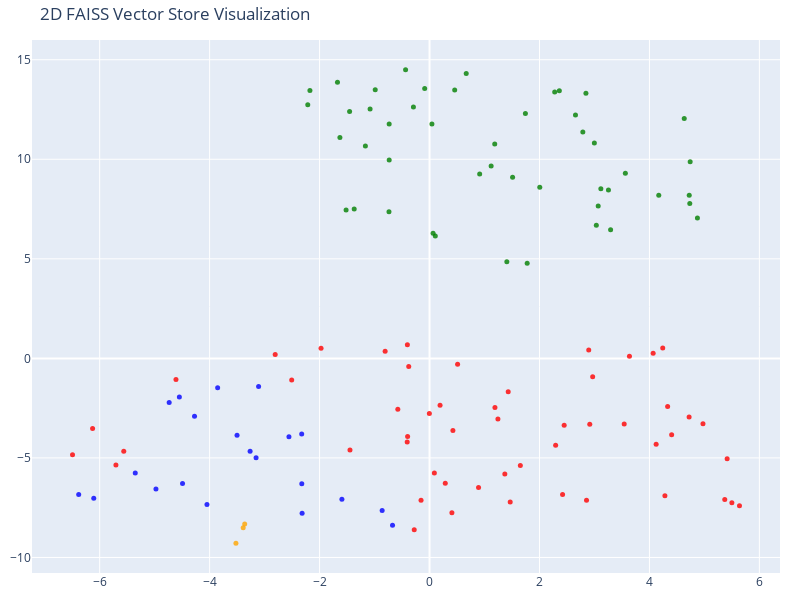

Source (notebook cell):
### Code cell
tsne = TSNE(n_components=2, random_state=42)
reduced_vectors = tsne.fit_transform(vectors)
fig = go.Figure(data=[go.Scatter(
    x=reduced_vectors[:, 0],
    y=reduced_vectors[:, 1],
    mode='markers',
    marker=dict(size=5, color=colors, opacity=0.8),
    text=[f"Type: {t}<br>Text: {d[:100]}..." for t, d in zip(doc_types, documents)],
    hoverinfo='text'
)])

fig.update_layout(
    title='2D FAISS Vector Store Visualization',
    scene=dict(xaxis_title='x',yaxis_title='y'),
    width=800,
    height=600,
    margin=dict(r=20, b=10, l=10, t=40)
)

fig.show()

### Figure 1 — Plotly figure (JSON) as saved in the notebook; plotly's stock layout.template omitted (floating-point values rounded to 4 significant figures)
{"data": [{"hoverinfo": "text", "marker": {"color": ["orange", "orange", "orange", "red", "red", "red", "red", "red", "red", "red", "red", "red", "red", "red", "red", "red", "red", "red", "red", "red", "red", "red", "red", "red", "red", "red", "red", "red", "red", "red", "red", "red", "red", "red", "red", "red", "red", "red", "red", "red", "red", "red", "red", "red", "red", "red", "red", "red", "red", "red", "red", "red", "red", "red", "red", "green", "green", "green", "green", "green", "green", "green", "green", "green", "green", "green", "green", "green", "green", "green", "green", "green", "green", "green", "green", "green", "green", "green", "green", "green", "green", "green", "green", "green", "green", "green", "green", "green", "green", "green", "green", "green", "green", "green", "green", "green", "green", "green", "green", "green", "green", "green", "blue", "blue", "blue", "blue", "blue", "blue", "blue", "blue", "blue", "blue", "blue", "blue", "blue", "blue", "blue", "blue", "blue", "blue", "blue", "blue", "blue"], "opacity": 0.8, "size": 5}, "mode": "markers", "text": ["Type: company<br>Text: # About Insurellm\n\nInsurellm was founded by Avery Lancaster in 2015 as an insurance tech startup des...", "Type: company<br>Text: # Careers at Insurellm\n\nInsurellm is hiring! We are looking for talented software engineers, data sc...", "Type: company<br>Text: # Overview of Insurellm\n\nInsurellm is an innovative insurance tech firm with 200 employees across th...", "Type: contracts<br>Text: # Contract with Apex Reinsurance for Rellm: AI-Powered Enterprise Reinsurance Solution\n\n## Terms\n\n1....", "Type: contracts<br>Text: ## Renewal\n\n1. **Automatic Renewal**: This Agreement will automatically renew for successive one-yea...", "Type: contracts<br>Text: 2. **Seamless Integrations**: The architecture of Rellm allows for easy integration with existing sy...", "Type: contracts<br>Text: 1. **Technical Support**: Provider shall offer dedicated technical support to the Client via phone, ...", "Type: contracts<br>Text: **Insurellm, Inc.**  \n_____________________________  \nAuthorized Signature   \nDate: ________________...", "Type: contracts<br>Text: # Contract with Belvedere Insurance for Markellm\n\n## Terms\nThis Contract (\"Agreement\") is made and e...", "Type: contracts<br>Text: ## Renewal\n1. **Renewal Terms**: This Agreement may be renewed for additional one-year terms upon mu...", "Type: contracts<br>Text: ## Features\n1. **AI-Powered Matching**: Belvedere Insurance will benefit from Markellm's AI-powered ...", "Type: contracts<br>Text: ## Support\n1. **Technical Support**: Technical support will be available from 9 AM to 7 PM EST, Mond...", "Type: contracts<br>Text: **Belvedere Insurance**  \nSignature: ______________________  \nName: [Authorized Signatory]  \nTitle: ...", "Type: contracts<br>Text: # Contract with BrightWay Solutions for Markellm\n\n**Contract Date:** October 5, 2023  \n**Contract ID...", "Type: contracts<br>Text: 3. **Service Level Agreement (SLA):**  \n   Insurellm commits to a 99.9% uptime for the platform with...", "Type: contracts<br>Text: 2. **Real-Time Quote Availability:**  \n   Consumers sourced via BrightWay Solutions will receive rea...", "Type: contracts<br>Text: 3. **Training and Onboarding:**  \n   Insurellm agrees to provide one free training session on how to...", "Type: contracts<br>Text: # Contract with EverGuard Insurance for Rellm: AI-Powered Enterprise Reinsurance Solution\n\n**Contrac...", "Type: contracts<br>Text: 4. **Usage Rights**: EverGuard Insurance is granted a non-exclusive, non-transferable license to acc...", "Type: contracts<br>Text: 1. **Core Functionality**: Rellm provides EverGuard Insurance with advanced AI-driven analytics, sea...", "Type: contracts<br>Text: 1. **Customer Support**: Insurellm will provide EverGuard Insurance with 24/7 customer support, incl...", "Type: contracts<br>Text: ---\n\n**Signatures**  \n**For Insurellm**: __________________________  \n**Name**: John Smith  \n**Title...", "Type: contracts<br>Text: # Contract with GreenField Holdings for Markellm\n\n**Effective Date:** November 15, 2023  \n**Contract...", "Type: contracts<br>Text: ## Renewal\n1. **Automatic Renewal**: This contract will automatically renew for sequential one-year ...", "Type: contracts<br>Text: ## Features\n1. **AI-Powered Matching**: Access to advanced algorithms that connect GreenField Holdin...", "Type: contracts<br>Text: ## Support\n1. **Customer Support Access**: The Client will have access to dedicated support through ...", "Type: contracts<br>Text: **Signatures:**  \n_________________________                           _________________________  \n**...", "Type: contracts<br>Text: # Contract with Greenstone Insurance for Homellm\n\n---\n\n## Terms\n\n1. **Parties**: This Contract (\"Agr...", "Type: contracts<br>Text: 4. **Payment Terms**: \n   - The Customer shall pay an amount of $10,000 per month for the Standard T...", "Type: contracts<br>Text: ---\n\n## Features\n\n- **AI-Powered Risk Assessment**: Customer will have access to enhanced risk evalu...", "Type: contracts<br>Text: - **Customer Portal**: A dedicated portal will be provided, allowing the Customer's clients to manag...", "Type: contracts<br>Text: ______________________________  \n[Name], [Title]  \nDate: ______________________\n\n**For Greenstone In...", "Type: contracts<br>Text: # Contract with GreenValley Insurance for Homellm\n\n**Contract Date:** October 6, 2023  \n**Contract N...", "Type: contracts<br>Text: 4. **Confidentiality:** Both parties agree to maintain the confidentiality of proprietary informatio...", "Type: contracts<br>Text: 1. **AI-Powered Risk Assessment:** Access to advanced AI algorithms for real-time risk evaluations.\n...", "Type: contracts<br>Text: 3. **Regular Updates:** Insurellm will offer ongoing updates and enhancements to the Homellm platfor...", "Type: contracts<br>Text: # Contract with Pinnacle Insurance Co. for Homellm\n\n## Terms\nThis contract (\"Contract\") is entered i...", "Type: contracts<br>Text: ## Renewal\n1. **Renewal Terms**: At the end of the initial term, this Contract shall automatically r...", "Type: contracts<br>Text: ## Features\n1. **AI-Powered Risk Assessment**: Utilized for tailored underwriting decisions specific...", "Type: contracts<br>Text: ## Support\n1. **Technical Support**: Insurellm shall provide 24/7 technical support via an email and...", "Type: contracts<br>Text: # Contract with Roadway Insurance Inc. for Carllm\n\n---\n\n## Terms\n\n1. **Agreement Effective Date**: T...", "Type: contracts<br>Text: ---\n\n## Renewal\n\n1. **Automatic Renewal**: This agreement will automatically renew for an additional...", "Type: contracts<br>Text: ---\n\n## Features\n\n1. **Access to Core Features**: Roadway Insurance Inc. will have access to all Pro...", "Type: contracts<br>Text: ---\n\n## Support\n\n1. **Technical Support**: Roadway Insurance Inc. will receive priority technical su...", "Type: contracts<br>Text: # Contract with Stellar Insurance Co. for Rellm\n\n## Terms\nThis contract is made between **Insurellm*...", "Type: contracts<br>Text: ### Termination\nEither party may terminate this agreement with a **30-day written notice**. In the e...", "Type: contracts<br>Text: ## Features\nStellar Insurance Co. will receive access to the following features of the Rellm product...", "Type: contracts<br>Text: ## Support\nInsurellm provides Stellar Insurance Co. with the following support services:\n\n- **24/7 T...", "Type: contracts<br>Text: # Contract with TechDrive Insurance for Carllm\n\n**Contract Date:** October 1, 2024  \n**Contract Dura...", "Type: contracts<br>Text: ## Renewal\n\n1. **Automatic Renewal**: This contract shall automatically renew for additional one-yea...", "Type: contracts<br>Text: ## Support\n\n1. **Customer Support**: Insurellm will provide 24/7 customer support to TechDrive Insur...", "Type: contracts<br>Text: **TechDrive Insurance Representative:**  \nName: Sarah Johnson  \nTitle: Operations Director  \nDate: _...", "Type: contracts<br>Text: # Contract with Velocity Auto Solutions for Carllm\n\n**Contract Date:** October 1, 2023  \n**Contract ...", "Type: contracts<br>Text: ## Renewal\n\n1. **Automatic Renewal**: This contract will automatically renew for successive 12-month...", "Type: contracts<br>Text: ## Support\n\n1. **Customer Support**: Velocity Auto Solutions will have access to Insurellm’s custome...", "Type: employees<br>Text: # HR Record\n\n# Alex Chen\n\n## Summary\n- **Date of Birth:** March 15, 1990  \n- **Job Title:** Backend ...", "Type: employees<br>Text: ## Annual Performance History\n- **2020:**  \n  - Completed onboarding successfully.  \n  - Met expecta...", "Type: employees<br>Text: ## Compensation History\n- **2020:** Base Salary: $80,000  \n- **2021:** Base Salary Increase to $90,0...", "Type: employees<br>Text: Alex Chen continues to be a vital asset at Insurellm, contributing significantly to innovative backe...", "Type: employees<br>Text: # HR Record\n\n# Alex Harper\n\n## Summary\n- **Date of Birth**: March 15, 1993  \n- **Job Title**: Sales ...", "Type: employees<br>Text: ## Annual Performance History  \n- **2021**:  \n  - **Performance Rating**: 4.5/5  \n  - **Key Achievem...", "Type: employees<br>Text: - **2022**:  \n  - **Base Salary**: $65,000 (Promotion to Senior SDR)  \n  - **Bonus**: $13,000 (20% o...", "Type: employees<br>Text: # HR Record\n\n# Alex Thomson\n\n## Summary\n- **Date of Birth:** March 15, 1995  \n- **Job Title:** Sales...", "Type: employees<br>Text: ## Annual Performance History  \n- **2022** - Rated as \"Exceeds Expectations.\" Alex Thomson achieved ...", "Type: employees<br>Text: ## Other HR Notes\n- Alex Thomson is an active member of the Diversity and Inclusion committee at Ins...", "Type: employees<br>Text: # Avery Lancaster\n\n## Summary\n- **Date of Birth**: March 15, 1985  \n- **Job Title**: Co-Founder & Ch...", "Type: employees<br>Text: - **2010 - 2013**: Business Analyst at Edge Analytics  \n  Prior to joining Innovate, Avery worked as...", "Type: employees<br>Text: - **2018**: **Exceeds Expectations**  \n  Under Avery’s pivoted vision, Insurellm launched two new su...", "Type: employees<br>Text: - **2022**: **Satisfactory**  \n  Avery focused on rebuilding team dynamics and addressing employee c...", "Type: employees<br>Text: ## Compensation History\n- **2015**: $150,000 base salary + Significant equity stake  \n- **2016**: $1...", "Type: employees<br>Text: ## Other HR Notes\n- **Professional Development**: Avery has actively participated in leadership trai...", "Type: employees<br>Text: # HR Record\n\n# Emily Carter\n\n## Summary\n- **Date of Birth:** August 12, 1990  \n- **Job Title:** Acco...", "Type: employees<br>Text: - **2017-2019:** Marketing Intern  \n  - Assisted with market research and campaign development for s...", "Type: employees<br>Text: ## Compensation History\n| Year | Base Salary | Bonus         | Total Compensation |\n|------|--------...", "Type: employees<br>Text: Emily Carter exemplifies the kind of talent that drives Insurellm's success and is an invaluable ass...", "Type: employees<br>Text: # HR Record\n\n# Emily Tran\n\n## Summary\n- **Date of Birth:** March 18, 1991  \n- **Job Title:** Digital...", "Type: employees<br>Text: - **January 2017 - May 2018**: Marketing Intern  \n  - Supported the Marketing team by collaborating ...", "Type: employees<br>Text: - **2021**:  \n  - Performance Rating: Meets Expectations  \n  - Key Achievements: Contributed to the ...", "Type: employees<br>Text: - **Professional Development Goals**:  \n  - Emily Tran aims to become a Marketing Manager within the...", "Type: employees<br>Text: # HR Record\n\n# Jordan Blake\n\n## Summary\n- **Date of Birth:** March 15, 1993  \n- **Job Title:** Sales...", "Type: employees<br>Text: ## Annual Performance History\n- **2021:** First year at Insurellm; achieved 90% of monthly targets. ...", "Type: employees<br>Text: ## Other HR Notes\n- Jordan has shown an interest in continuing education, actively participating in ...", "Type: employees<br>Text: # HR Record\n\n# Jordan K. Bishop\n\n## Summary\n- **Date of Birth:** March 15, 1990\n- **Job Title:** Fro...", "Type: employees<br>Text: ## Annual Performance History\n- **2019:** Exceeds Expectations - Continuously delivered high-quality...", "Type: employees<br>Text: ## Compensation History\n- **June 2018:** Starting Salary - $85,000\n- **June 2019:** Salary Increase ...", "Type: employees<br>Text: ## Other HR Notes\n- Jordan K. Bishop has been an integral part of club initiatives, including the In...", "Type: employees<br>Text: # HR Record\n\n# Maxine Thompson\n\n## Summary\n- **Date of Birth:** January 15, 1991  \n- **Job Title:** ...", "Type: employees<br>Text: ## Insurellm Career Progression\n- **January 2017 - October 2018**: **Junior Data Engineer**  \n  * Ma...", "Type: employees<br>Text: ## Annual Performance History\n- **2017**: *Meets Expectations*  \n  Maxine showed potential in her ro...", "Type: employees<br>Text: - **2021**: *Exceeds Expectations*  \n  Maxine spearheaded the transition to a new data warehousing s...", "Type: employees<br>Text: ## Compensation History\n- **2017**: $70,000 (Junior Data Engineer)  \n- **2018**: $75,000 (Junior Dat...", "Type: employees<br>Text: # HR Record\n\n# Oliver Spencer\n\n## Summary\n- **Date of Birth**: May 14, 1990  \n- **Job Title**: Backe...", "Type: employees<br>Text: ## Annual Performance History\n- **2018**: **3/5** - Adaptable team player but still learning to take...", "Type: employees<br>Text: ## Compensation History\n- **March 2018**: Initial salary of $80,000.\n- **July 2019**: Salary increas...", "Type: employees<br>Text: # Samantha Greene\n\n## Summary\n- **Date of Birth:** October 14, 1990\n- **Job Title:** HR Generalist\n-...", "Type: employees<br>Text: ## Annual Performance History\n- **2020:** Exceeds Expectations  \n  Samantha Greene demonstrated exce...", "Type: employees<br>Text: ## Compensation History\n- **2020:** Base Salary - $55,000  \n  The entry-level salary matched industr...", "Type: employees<br>Text: - **2023:** Base Salary - $70,000  \n  Recognized for substantial improvement in employee relations m...", "Type: employees<br>Text: # HR Record\n\n# Samuel Trenton\n\n## Summary\n- **Date of Birth:** April 12, 1989  \n- **Job Title:** Sen...", "Type: employees<br>Text: ## Annual Performance History\n- **2023:** Rating: 4.5/5  \n  *Samuel exceeded expectations, successfu...", "Type: employees<br>Text: ## Compensation History\n- **2023:** Base Salary: $115,000 + Bonus: $15,000  \n  *Annual bonus based o...", "Type: employees<br>Text: - **Engagement in Company Culture:** Regularly participates in team-building events and contributes ...", "Type: products<br>Text: # Product Summary\n\n# Carllm\n\n## Summary\n\nCarllm is an innovative auto insurance product developed by...", "Type: products<br>Text: - **Instant Quoting**: With Carllm, insurance companies can offer near-instant quotes to customers, ...", "Type: products<br>Text: - **Mobile Integration**: Carllm is designed to work seamlessly with mobile applications, providing ...", "Type: products<br>Text: - **Professional Tier**: $2,500/month\n  - For medium-sized companies.\n  - All Basic Tier features pl...", "Type: products<br>Text: ### Q2 2025: Customer Experience Improvements\n- Launch of a new **mobile app** for end-users.\n- Intr...", "Type: products<br>Text: # Product Summary\n\n# Homellm\n\n## Summary\nHomellm is an innovative home insurance product developed b...", "Type: products<br>Text: ### 2. Dynamic Pricing Model\nWith Homellm's innovative dynamic pricing model, insurance providers ca...", "Type: products<br>Text: ### 5. Multi-Channel Integration\nHomellm seamlessly integrates into existing insurance platforms, pr...", "Type: products<br>Text: - **Basic Tier:** Starting at $5,000/month for small insurers with basic integration features.\n- **S...", "Type: products<br>Text: All tiers include a comprehensive training program and ongoing updates to ensure optimal performance...", "Type: products<br>Text: With Homellm, Insurellm is committed to transforming the landscape of home insurance, ensuring both ...", "Type: products<br>Text: # Product Summary\n\n# Markellm\n\n## Summary\n\nMarkellm is an innovative two-sided marketplace designed ...", "Type: products<br>Text: - **User-Friendly Interface**: Designed with user experience in mind, Markellm features an intuitive...", "Type: products<br>Text: - **Customer Support**: Our dedicated support team is always available to assist both consumers and ...", "Type: products<br>Text: ### For Insurance Companies:\n- **Basic Listing Fee**: $199/month for a featured listing on the platf...", "Type: products<br>Text: ### Q3 2025\n- Initiate a comprehensive marketing campaign targeting both consumers and insurers to i...", "Type: products<br>Text: # Product Summary\n\n# Rellm: AI-Powered Enterprise Reinsurance Solution\n\n## Summary\n\nRellm is an inno...", "Type: products<br>Text: ### Seamless Integrations\nRellm's architecture is designed for effortless integration with existing ...", "Type: products<br>Text: ### Regulatory Compliance Tools\nRellm includes built-in compliance tracking features to help organiz...", "Type: products<br>Text: Join the growing number of organizations leveraging Rellm to enhance their reinsurance processes whi...", "Type: products<br>Text: Experience the future of reinsurance with Rellm, where innovation meets reliability. Let Insurellm h..."], "type": "scatter", "x": [-3.389, -3.521, -3.362, 1.652, 0.08803, -0.2782, 2.294, 3.637, -0.378, 5.638, -4.612, 2.449, 2.896, -0.8075, -1.973, -2.807, -0.4028, 1.37, 0.2865, -0.1543, 0.8919, 2.968, 0.5107, 5.37, -6.129, -2.507, 4.067, 4.404, 5.413, -5.704, 3.541, 4.242, 4.974, 4.722, -5.562, 4.331, 4.122, 5.499, -6.494, 2.915, -0.5767, 4.281, -1.447, 0.4254, 2.42, 2.855, 0.407, 1.467, 0.1915, -0.3985, 1.19, 1.431, -0.002913, -0.406, 1.244, 3.254, 2.361, -1.082, 1.406, 4.724, -0.08791, -0.4354, 4.734, 0.6675, 4.873, 0.105, -0.7373, -1.37, -1.518, -1.674, 0.0649, 2.005, 1.186, -0.7342, 1.776, 1.511, 1.121, 0.0436, 0.9123, 4.17, -0.2931, 3.294, 3.068, 2.845, -2.175, 3.034, 4.741, 2.998, 2.655, 2.788, -2.215, 3.116, 2.277, -1.454, -0.7337, 1.744, -1.63, -1.167, 3.562, 0.4578, -0.9878, 4.633, -3.155, -3.264, -2.557, -2.325, -3.501, -4.493, -5.352, -4.976, -6.108, -6.381, -4.048, -4.735, -4.55, -3.854, -3.109, -4.274, -1.594, -0.6732, -0.8616, -2.323, -2.318], "y": [-8.51, -9.284, -8.315, -5.38, -5.761, -8.61, -4.366, 0.1063, -0.4088, -7.396, -1.057, -3.364, 0.4229, 0.3612, 0.5142, 0.1984, 0.681, -5.811, -6.274, -7.126, -6.486, -0.9222, -0.291, -7.083, -3.521, -1.089, 0.262, -3.836, -5.045, -5.352, -3.292, 0.5258, -3.281, -2.949, -4.664, -2.414, -4.317, -7.256, -4.843, -3.307, -2.549, -6.905, -4.597, -3.623, -6.835, -7.121, -7.747, -7.207, -2.36, -3.919, -2.461, -1.678, -2.769, -4.197, -3.05, 8.451, 13.45, 12.52, 4.848, 8.189, 13.55, 14.5, 7.777, 14.3, 7.05, 6.152, 7.363, 7.497, 7.45, 13.87, 6.28, 8.598, 10.77, 11.77, 4.773, 9.101, 9.668, 11.77, 9.255, 8.191, 12.63, 6.46, 7.66, 13.31, 13.45, 6.683, 9.879, 10.82, 12.22, 11.37, 12.74, 8.52, 13.38, 12.41, 9.967, 12.3, 11.09, 10.67, 9.298, 13.47, 13.49, 12.04, -4.986, -4.663, -3.933, -3.792, -3.866, -6.282, -5.755, -6.559, -7.029, -6.841, -7.338, -2.215, -1.935, -1.47, -1.412, -2.901, -7.074, -8.386, -7.645, -6.293, -7.776]}], "layout": {"height": 600, "margin": {"b": 10, "l": 10, "r": 20, "t": 40}, "scene": {"xaxis": {"title": {"text": "x"}}, "yaxis": {"title": {"text": "y"}}}, "title": {"text": "2D FAISS Vector Store Visualization"}, "width": 800}}
